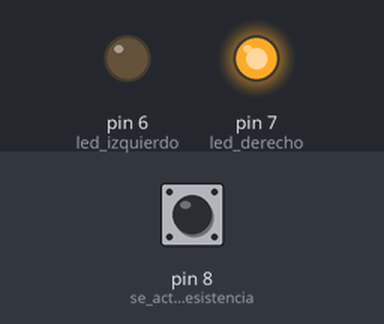
This sketch was run on a simulated Arduino Uno, built with avr-gcc and run on an emulated ATmega328P. On the bench: output pins drawn as LEDs (lit = HIGH). The test bench sets the inputs (shaded band); at power-on: pin 8 (se_activa_la_resistencia) HIGH.

Above: at 1.2 s.
1.3 s: pin 8 (se_activa_la_resistencia) pulled LOW for 0.15 s
At 1.37 s:
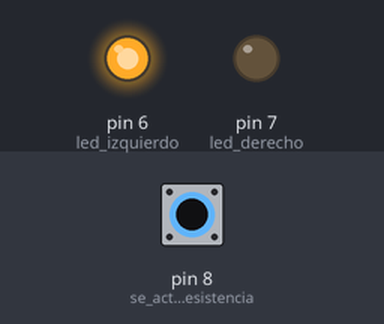
2.9 s: pin 8 (se_activa_la_resistencia) pulled LOW for 3.2 s
At 6.5 s:
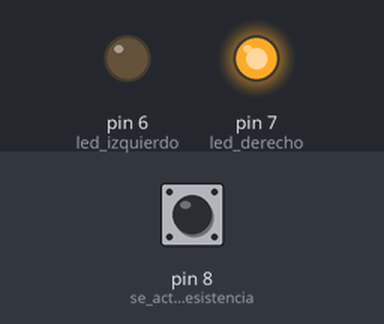
Timing chart, 0 to 8.0 s (numbered marks = the images above; inputs shaded):
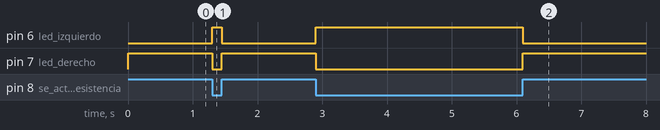

The sketch:

Practica20.ino
```cpp
/** El botón presionado envía 0V (LOW)
El botón no presionado envía 5V
(input-pullup) implica una resistencia "interna" ergo,
no se necesita una física, esto en el pinMode.
**/
void setup() {
  //establecer los pin a utilizar como salida para los led
  pinMode(6,OUTPUT); //led izquierdo
  pinMode(7,OUTPUT); //led derecho
  pinMode(8,INPUT_PULLUP);//se activa la resistencia interna
}

void loop() {
  if(digitalRead(8) == LOW){ //botón presionado
    digitalWrite(6,HIGH); //enciende led izquierdo
    digitalWrite(7,LOW); //apaga led derecho
  } else { //botón "al aire"
    digitalWrite(6,LOW); //apaga led izquierdo
    digitalWrite(7,HIGH); //enciende led derecho
  }
}
```

Measured:
- after the input at 1.3 s, pin 6 (led_izquierdo): LOW → HIGH at once, → LOW 0.15 s later; pin 7 (led_derecho): HIGH → LOW at once, → HIGH 0.15 s later
- after the input at 2.9 s, pin 6 (led_izquierdo): LOW → HIGH at once, → LOW 3.2 s later; pin 7 (led_derecho): HIGH → LOW at once, → HIGH 3.2 s later
